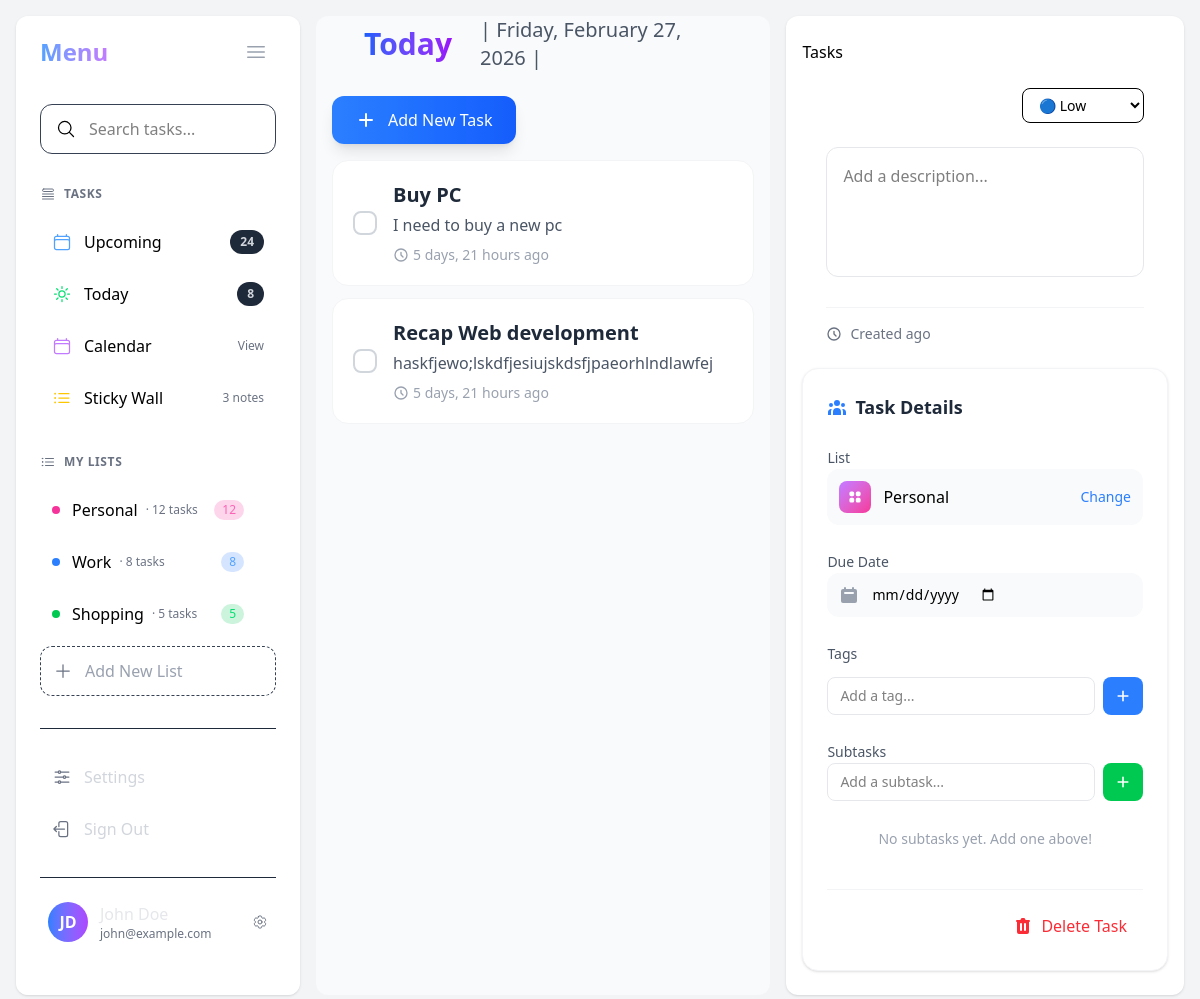
The app's page /, older data.
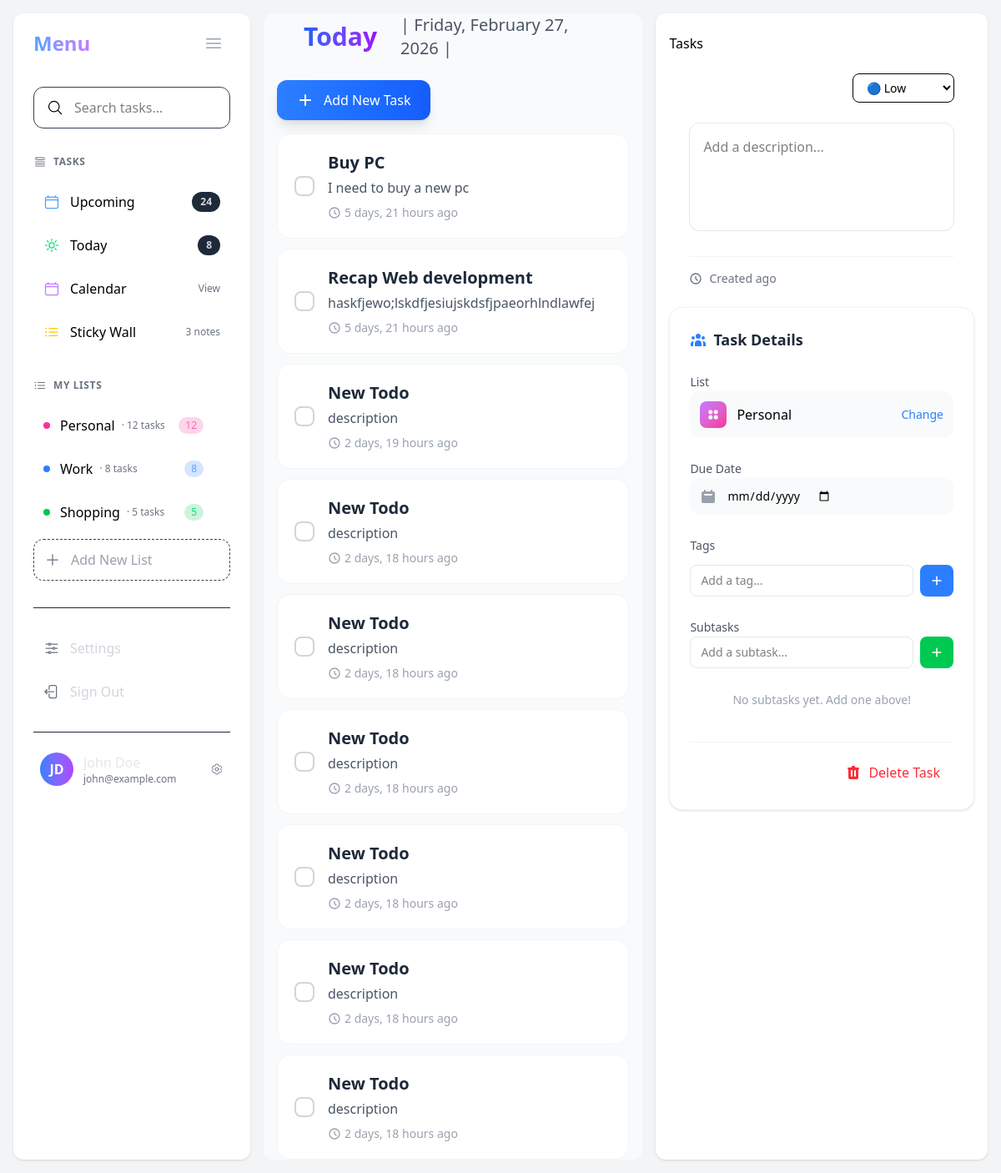
The same page, newer data.
### todos/models.py (models this page shows, shortened)
class Todo(models.Model):
    title = models.CharField(blank=False , null=False)
    description = models.TextField()
    created_at = models.DateTimeField(auto_now_add=True)
    updated_at = models.DateTimeField(auto_now=True)

### todos/views.py (the view)
# urls.py: path('' , todoview , name="todo"),
def todoview(request):
    if request.method == "POST":
        form = TodoForm(request.POST)
        if form.is_valid():
            form.save()
            return redirect("todo")  # change to your URL name
    else:
        form = TodoForm()
    todos = Todo.objects.all()
    return render(request, "todo.html", {"form": form, "todos": todos})

### todos/forms.py
class TodoForm(forms.ModelForm):
    class Meta:
        model = Todo
        fields = "__all__"

### templates/todo.html (shortened to what this page needs)
{% extends "base.html" %} {% load static %} {% block content %}
<div class="max-w-4xl mx-auto px-4">
  <div class="px-8 pb-6 flex gap-7 items-center">
    <div
      class="text-3xl font-bold bg-linear-to-r from-blue-600 to-purple-600 bg-clip-text text-transparent"
    >
    </div>
    <div class="date text-xl text-gray-600">| {% now "l, F j, Y" %} |</div>
  </div>
  <div class="mb-4">
    <button
      onclick="toggleForm()"
      class="group flex items-center gap-3 bg-linear-to-r from-blue-500 to-blue-600 hover:from-blue-600 hover:to-blue-700 text-white px-6 py-3 rounded-xl shadow-lg transition-all duration-300 transform hover:scale-105"
      id="toggleFormBtn"
    >
      <svg
        xmlns="http://www.w3.org/2000/svg"
        class="h-5 w-5 group-hover:rotate-90 transition-transform duration-300"
        viewBox="0 0 20 20"
        fill="currentColor">
        <path
          fill-rule="evenodd"
          d="M10 3a1 1 0 011 1v5h5a1 1 0 110 2h-5v5a1 1 0 11-2 0v-5H4a1 1 0 110-2h5V4a1 1 0 011-1z"
          clip-rule="evenodd"/>
      </svg>
      <span class="font-medium">Add New Task</span>
    </button>
  </div>
  <div class="space-y-3">
    {% for todo in todos %}
    <div
      class="group bg-white hover:shadow-xl p-5 rounded-2xl border border-gray-100 transition-all duration-300 transform hover:-translate-y-1"
    >
      <div class="flex items-center justify-between">
        <div class="flex items-center gap-4 flex-1">
          <div class="relative">
            <label
              for="todo-{{ todo.id }}"
              class="flex items-center justify-center w-6 h-6 border-2 border-gray-300 rounded-lg cursor-pointer peer-checked:border-green-500 peer-checked:bg-green-500 transition-all duration-300 hover:border-green-400"
            >
            </label>
          </div>
          <div class="flex-1">
            <h2
              class="text-xl font-semibold text-gray-800 {% if todo.completed %}line-through text-gray-400{% endif %}"
            >
              {{ todo.title }}
            </h2>
            {% if todo.description %}
            <p
              class="text-gray-600 mt-1 {% if todo.completed %}line-through text-gray-400{% endif %}"
            >
              {{ todo.description }}
            </p>
            {% endif %}
            <div class="flex items-center gap-4 mt-2 text-sm text-gray-400">
              <span class="flex items-center gap-1">
                <svg
                  xmlns="http://www.w3.org/2000/svg"
                  class="h-4 w-4"
                  fill="none"
                  viewBox="0 0 24 24"
                  stroke="currentColor"
                >
                  <path
                    stroke-linecap="round"
                    stroke-linejoin="round"
                    stroke-width="2"
                    d="M12 8v4l3 3m6-3a9 9 0 11-18 0 9 9 0 0118 0z"
                  />
                </svg>
                {{ todo.created_at|timesince }} ago
              </span>
            </div>
          </div>
        </div>
      </div>
    </div>
    {% endfor %}
  </div>
</div>
{% endblock %}

Row changes from the older to the newer data that the page shows:
added Todo: title "New Todo", description "description", created_at "2 days, 19 hours"
added Todo: title "New Todo", description "description", created_at "2 days, 18 hours"
added Todo: title "New Todo", description "description", created_at "2 days, 18 hours"
added Todo: title "New Todo", description "description", created_at "2 days, 18 hours"
added Todo: title "New Todo", description "description", created_at "2 days, 18 hours"
added Todo: title "New Todo", description "description", created_at "2 days, 18 hours"
added Todo: title "New Todo", description "description", created_at "2 days, 18 hours"
